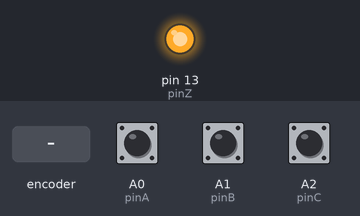
Recording of a program running on a simulated Arduino Uno, built with avr-gcc and run on an emulated ATmega328P. Shown: output pins drawn as LEDs (lit = HIGH). Dashed ring = blinking. The inputs (shaded band) are chosen by the test bench; at power-on: A2 (pinC) HIGH, A0 (pinA) HIGH, A1 (pinB) HIGH.

Above: at 1.2 s.
1.3 s: rotary encoder on A0 (pinA) / A1 (pinB) turned 2 steps (second pin leading)
At 1.55 s:
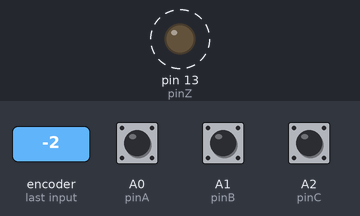
3.2 s: A2 (pinC) pulled LOW for 3.2 s
At 4.2 s:
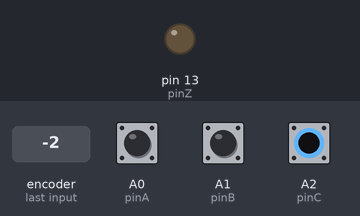
Timing chart, 0 to 7.9 s (numbered marks = the images above; inputs shaded):
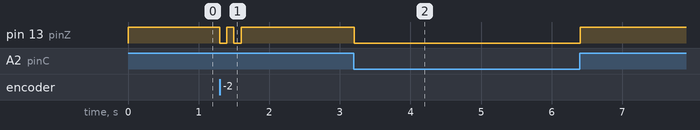

The program:

main.cpp
```cpp
/*
 * FWC IITH – PlatformIO Framework (AVR C++ via PlatformIO CLI)
 * GATE Question: Boolean function F(A,B,C) = BC + A'C' evaluated on Arduino Uno
 * Platform: Arduino Uno | Framework: PlatformIO (NOT Arduino IDE)
 * Build: pio run  |  Flash: pio run -t upload
 * Author: Tirumala Sai Nithin | Employee ID: FWC22187
 * IIT Hyderabad – Future Wireless Communications
 */

#include <Arduino.h>

const int pinA = A0;   // Input A (analog pin used as digital)
const int pinB = A1;   // Input B
const int pinC = A2;   // Input C
const int pinZ = 13;   // Output LED

void setup() {
  pinMode(pinA, INPUT_PULLUP);
  pinMode(pinB, INPUT_PULLUP);
  pinMode(pinC, INPUT_PULLUP);
  pinMode(pinZ, OUTPUT);
}

void loop() {
  bool a = digitalRead(pinA);
  bool b = digitalRead(pinB);
  bool c = digitalRead(pinC);

  // F(A,B,C) = (B && C) || (!A && !C)
  bool z = (b && c) || (!a);

  digitalWrite(pinZ, z);
  delay(100);
}
```

Measured:
- after the input at 1.3 s, pin 13 (pinZ): alternates HIGH for 0.10 s and LOW for 0.10 s, 4 changes in all, then stays HIGH, starting at once
- after the input at 3.2 s, pin 13 (pinZ): HIGH → LOW at once, → HIGH 3.2 s later
